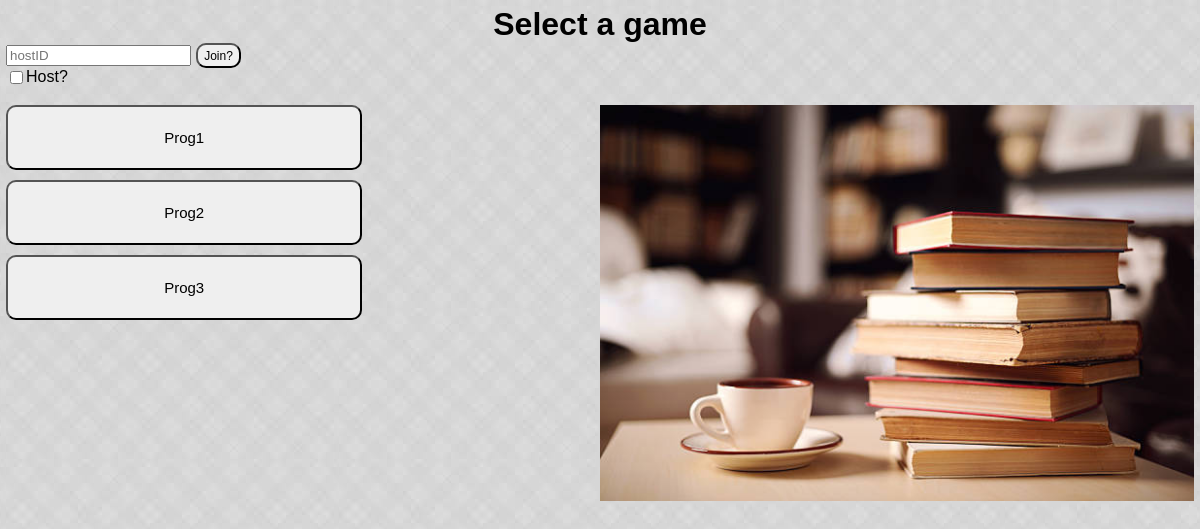
/frontend/playerProjSelect.php, run on an earlier commit of the app's database.
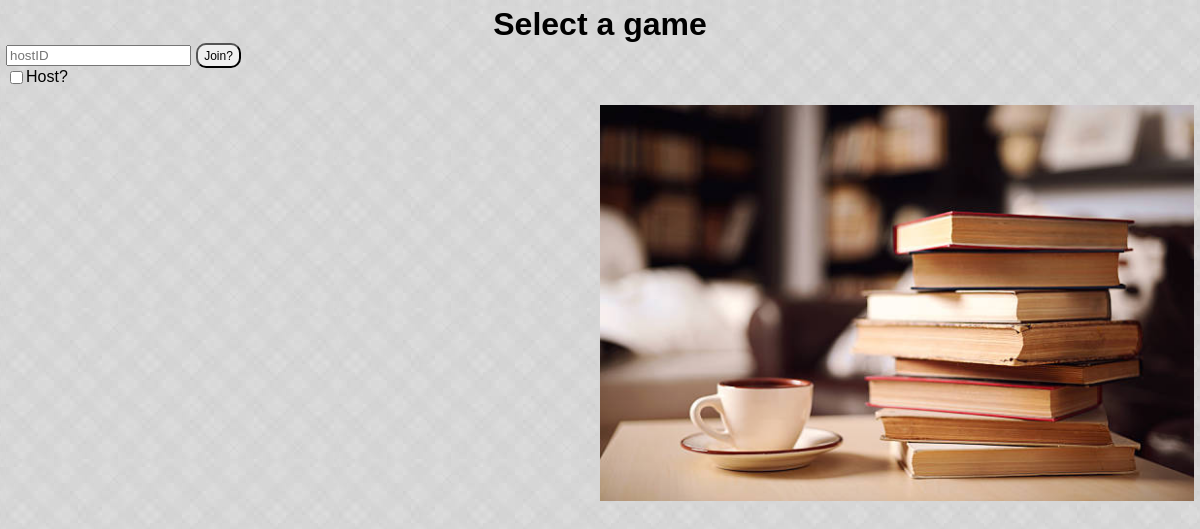
And on a later commit of the database.
### tables this page shows
CREATE TABLE `project` (
  `projectID` int(11) NOT NULL,
  `projectName` varchar(16) NOT NULL,
  `ownerID` int(11) NOT NULL,
  `firstSceneID` int(11) NOT NULL,
  `isPublished` tinyint(1) NOT NULL
);

### backend/backendapi/databaseapi.php (called while the page is built, shortened)
<?php
include dirname(__DIR__, 1)."/objects/database.php";
class DatabaseAPI{
  private $conn;
  public function __construct($input){
    $database = new Database($input);
    $this->conn = $database->getConnection();
  }
  public function getAllPublishedProjects(){
    $findUser = "SELECT * FROM project WHERE isPublished = 1";
    $query = mysqli_query($this->conn, $findUser);
    if (!$query){
      $error = new ErrorThrow("Error: mysqli_query error");
      return $error;
    }
    else{
        return $query;
    }
  }
}
?>

### backend/objects/database.php (called while the page is built, shortened)
<?php
class Database{
  private $servername = "";
  private $db_name = "";
  private $username = "";
  private $password = "";
  public function getConnection(){
    $this->conn = mysqli_connect($this->servername, $this->username, $this->password, $this->db_name);
    return $this->conn;
  }
  public function __construct($input){
    if ($input == 0){
      $this->servername = "localhost";
      $this->username = "root";
      $this->password = "";
      $this->db_name = "gameenginedb";
    }
    else {
      $this->servername = "people.wku.edu";
      $this->username = "kth81383";
      $this->password = "nk4k9n8wR_yQTjjU";
      $this->db_name = "gameenginedb";
    }
  }
}
?>

### backend/backendapi/backendapi.php (called while the page is built, shortened)
<?php
include 'databaseapi.php';
class BackendAPI{
  public function __construct($input){
    $this->databaseapi = new DatabaseAPI($input);
  }
}
?>

### frontend/playerProjSelect.php (the view)
<html>
<link rel="stylesheet" href="../css/mycss.css">
	<h1>Select a game</h1>
	<div class="join">
			<input type="text" name="hostID" placeholder="hostID"><button name="join" id="join">Join?</button><br>
            <input type="checkbox">Host?<br><br>
		</div>
	<body>
		<div id="body" class="row">
			<div id=leftcol class="col">
				<?php
				include dirname(__DIR__, 1).'/backend/backendapi/backendapi.php';
				$backendapi = new BackendAPI(0);
				$projectName = "testProject";
				$ownerID = 6;
				$backendapi->databaseapi->createProject($projectName, $ownerID);
				$allProjects = $backendapi->databaseapi->getAllPublishedProjects();
				while($row = mysqli_fetch_assoc($allProjects)){
				   echo "<button class=\"select\">" . $row['projectName']."</button>";
				}
				 ?>
			</div>
			<div id=rightcol class="col">
				<img src="../images/bookLogo.jpg" alt="Book Logo" id="thumb">
			</div>
		</div>
	</body>
</html>

### css/mycss.css (style rules this page uses)
html { background-image: url(../images/grayBackground.jpg); background-repeat: repeat; margin: 0.5%; }
body { overflow-x: hidden; font-family: Arial; margin: auto; }
#join { height: 25px; width:45px; font-size:12px; margin-left: 5px; }
button { height:55%; width:60%; border-radius: 10px; cursor: pointer; }
.col { float:left; width: 50%; height:250px; }
.row:after { content: ""; display: table; clear: both; }
h1 { margin: auto; text-align: center; overflow: auto; }
#thumb { float: left; width: 100%; height: auto; }
input[type="checkbox"] { vertical-align: middle; }
.select { height: 65px; margin-bottom: 10px; font-size: 15px; }

What changed in the data, as far as the page shows it:
removed project: projectName "Prog1"
removed project: projectName "Prog2"
removed project: projectName "Prog3"
